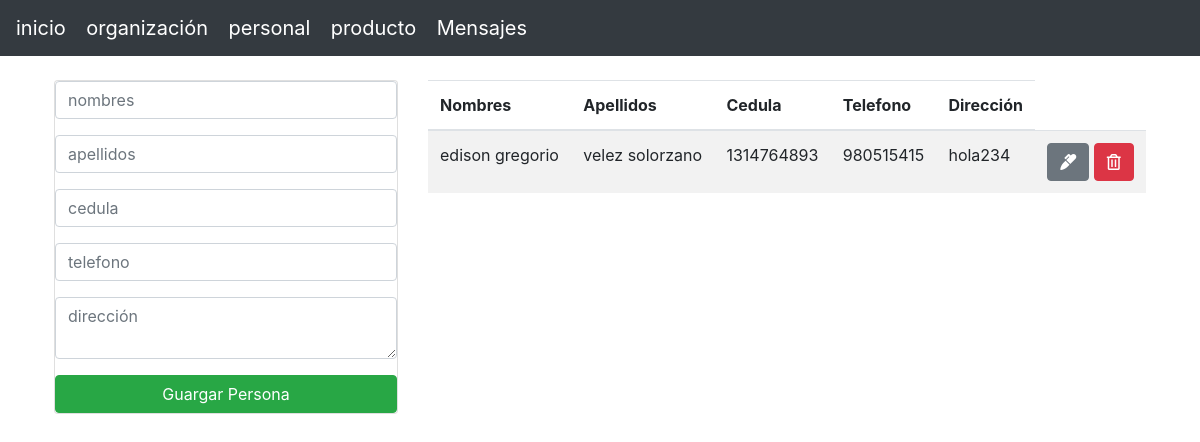
Page /personal.php on the committed database.
### tables this page shows
CREATE TABLE `personal` (
  `id` int(255) NOT NULL,
  `nombres` varchar(255) NOT NULL,
  `apellidos` varchar(255) NOT NULL,
  `cedula` int(10) NOT NULL,
  `telefono` int(10) NOT NULL,
  `dirección` varchar(255) NOT NULL
);

### personal.php (the view, shortened to what this page needs)
<?php include("db.php") ?>
<?php include("includes/encabesado.php") ?>
<div class="container p-4">
    <div class="row">
        <div class="col-md-4">
            <div class="card card-bady">
                <form action="personal/guardar.php" method="POST">
                    <div class="form-group">
                        <input type="text" name="nombres" class="form-control" placeholder="nombres" autofocus>
                    </div>
                    <div class="form-group">
                        <input type="text" name="apellidos" class="form-control" placeholder="apellidos" autofocus>
                    </div>
                    <div class="form-group">
                        <input type="text" name="cedula" class="form-control" placeholder="cedula" autofocus>
                    </div>
                    <div class="form-group">
                        <input type="text" name="telefono" class="form-control" placeholder="telefono" autofocus>
                    </div>
                    <div class="form-group">
                        <textarea name="dirección" rows="2" class="form-control" placeholder="dirección"></textarea>
                    </div>
                    <input type="submit" class="btn btn-success btn-block" name="Guardar" value="Guargar Persona">
                </form>
            </div>
        </div>
        <div class="col-md-8">
            <table class="table table-striped">
                <thead>
                    <tr>
                        <th>Nombres</th>
                        <th>Apellidos</th>
                        <th>Cedula</th>
                        <th>Telefono</th>
                        <th>Dirección</th>
                    </tr>
                </thead>
                <tbody>
                    <?php
                    $query = "SELECT * FROM personal";
                    $result_personal = mysqli_query($conn, $query);
                    while ($row = mysqli_fetch_assoc($result_personal)) { ?>
                        <tr>
                            <td><?php echo $row['nombres'] ?></td>
                            <td><?php echo $row['apellidos'] ?></td>
                            <td><?php echo $row['cedula'] ?></td>
                            <td><?php echo $row['telefono'] ?></td>
                            <td><?php echo $row['dirección'] ?></td>
                            <td>
                                <a href="personal/editar.php?id=<?php echo $row['id'] ?>" class="btn btn-secondary">
                                    <i class="fas fa-marker"></i>
                                </a>
                                <a href="personal/eliminar.php?id=<?php echo $row['id'] ?>" class="btn btn-danger">
                                    <i class="far fa-trash-alt"></i>
                                </a>
                            </td>
                        </tr>
                    <?php }  ?>
                </tbody>
            </table>
        </div>
    </div>
</div>
<?php include("includes/pie.php"); ?>

### rows in the picture
personal: nombres "edison gregorio", apellidos "velez solorzano", cedula "1314764893", telefono "980515415", dirección "hola234"
